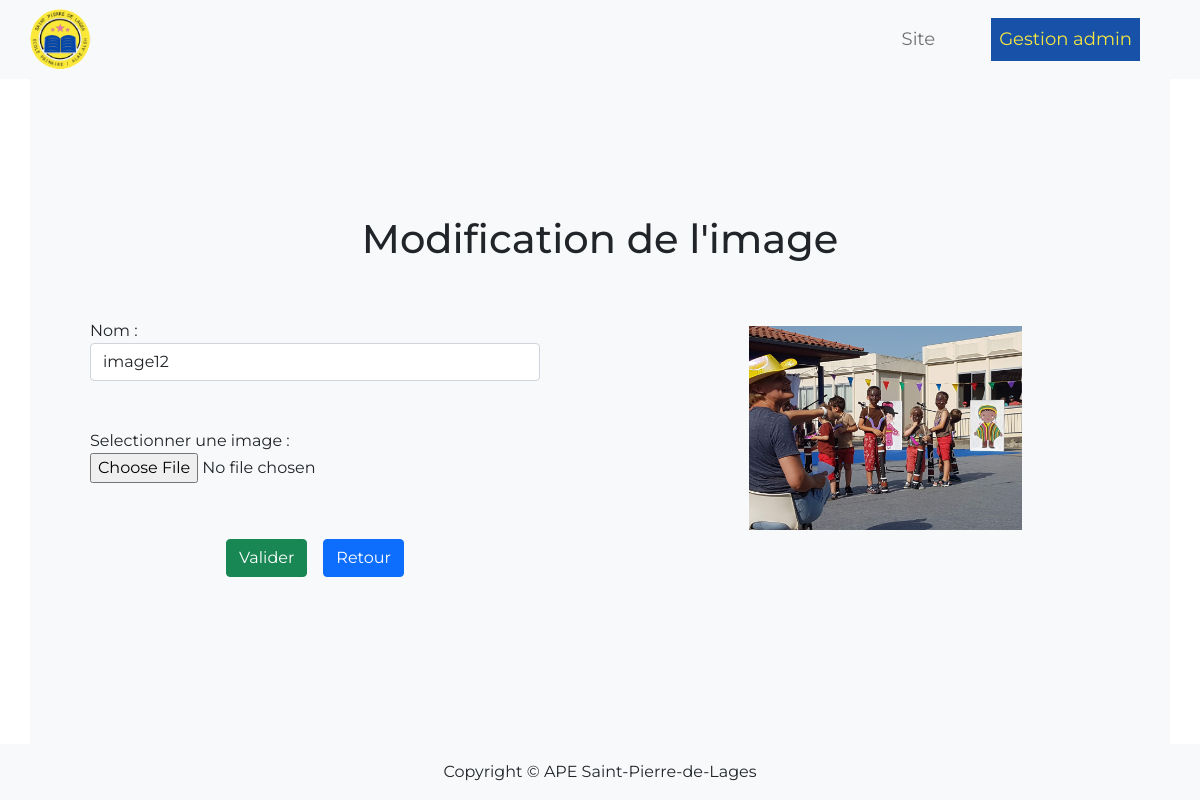
Page /admin/update_image_accueil.php?id=49 on the committed database.
### tables this page shows
CREATE TABLE `image_accueil` (
  `id` int(11) NOT NULL,
  `image` varchar(250) NOT NULL,
  `nom` varchar(250) NOT NULL
);

### admin/update_image_accueil.php (the view, shortened to what this page needs)
<?php
  if(!empty($_GET['id']))
  {
    $id = veryfInput ($_GET['id']);
  }
  $name =  $image = $nameError = $imageError = "";
  if (!empty ($_POST)) {
    $name             = veryfInput($_POST['name']);
    $image            = veryfInput($_FILES['image']['name']);
    $imagePath        = '../images/' . basename($image);
    $imageExtension   =  pathinfo($imagePath, PATHINFO_EXTENSION);
    $isSuccess        = true;
    if(empty($name))
    {
        $nameError = 'Ce champ ne peut pas être vide';
        $isSuccess = false;
    }
    if(empty($image))
    {
       $isImageUpdated = false;
    }
    else
    {
        $isImageUpdated = true;
        $isUploadSuccess = true;
        if($imageExtension != "jpg" && $imageExtension != "png" && $imageExtension != "jpeg" && $imageExtension != "gif" )
        {
            $imageError = "Les fichiers autorises sont: .jpg, .jpeg, .png, .gif";
            $isUploadSuccess = false;
        }
        if(file_exists($imagePath))
        {
            $imageError = "Le fichier existe deja";
            $isUploadSuccess = false;
        }
        if($_FILES["image"]["size"] > 5000000)
        {
            $imageError = "Le fichier ne doit pas depasser les 500KB";
            $isUploadSuccess = false;
        }
        if($isUploadSuccess)
        {
            if(!move_uploaded_file($_FILES["image"]["tmp_name"], $imagePath))
            {
                $imageError = "Il y a eu une erreur lors de l'upload";
                $isUploadSuccess = false;
            }
        }
    }
    if (($isSuccess && $isImageUpdated && $isUploadSuccess) || ($isSuccess && !$isImageUpdated))
    {
      $db = Database::connect();
      if($isImageUpdated)
      {
          $statement = $db->prepare("UPDATE image_accueil  set nom = ?, image = ? WHERE id = ?");
          $statement->execute(array($name,$image,$id));
      }
      else
      {
          $statement = $db->prepare("UPDATE image_accueil  set nom = ? WHERE id = ?");
          $statement->execute(array($name,$id));
      }
      Database::disconnect();
      header("Location: connect.php");
    }
    else if($isImageUpdated && !$isUploadSuccess)
    {
        $db = Database::connect();
        $statement = $db->prepare("SELECT * FROM image_accueil where id = ?");
        $statement->execute(array($id));
        $data = $statement->fetch();
        $image = $data['image'];
        Database::disconnect();
    }
  }
  else
  {
    $db = Database::connect();
    $statement = $db->prepare("SELECT * FROM image_accueil where id = ?");
    $statement->execute(array($id));
    $data = $statement->fetch();
    $name  = $data['nom'];
    $image = $data['image'];
  }
  function veryfInput ($var) {
    $var = trim($var);
    $var = stripslashes($var);
    $var = htmlspecialchars($var);
    return $var;
  }
?>
<!DOCTYPE html>
<html lang="fr">
    <head>
        <link
          href="https://cdn.jsdelivr.net/npm/bootstrap@5.0.1/dist/css/bootstrap.min.css"
          rel="stylesheet"
        />
        <link
          rel="stylesheet"
          href="https://cdn.jsdelivr.net/npm/bootstrap-icons@1.5.0/font/bootstrap-icons.css"
        />
        <link rel="stylesheet" href="../style.css" />
    </head>
    <body>
        <header class="">
            <nav class="navbar navbar-expand-lg navbar-light bg-light fixed-top ">
                <div class="container-fluid">
                    <a href="#">
                        <img class="img img-fluid w-75 ps-3" src="../images/logo.png" alt="logo">
                    </a>
                    <div class="collapse navbar-collapse lg-d-flex bg-light justify-content-end " id="navbarSupportedContent">
                        <div >
                            <ul class="navbar-nav me-auto mb-2 mb-lg-0  ">
                            <li class="nav-item me-5">
                                    <a class="nav-link border-3" aria-current="page" href="../index.php">Site</a>
                                </li>
                                <li class="nav-item me-5">
                                    <a class="nav-link active" aria-current="page" href="index.php">Gestion admin</a>
                                </li>
                            </ul>
                        </div>
                    </div>
                </div>
                </nav>
        </header>
        <div class="container bg-light d-flex flex-column justify-content-center align-items-center" style="height: 800px">
            <h1>Modification de l'image </h1>
            <div class="row">
                <div class="col-6">
                <form action="<?php echo 'update_image_accueil.php?id='.$id;?>" method="post" class="form" role="form" enctype="multipart/form-data">
                <div class="form-group m-5">
                  <label for="name">Nom :</label>
                  <input type="text" class="form-control" id="name" name="name" placeholder="Nom" value="<?php echo $name; ?>">
                </div>
                <div class="form-group m-5">
                  <label for="image">Selectionner une image :</label>
                  <input type="file" id="image" name="image">
                </div>
              <div class='form-action mt-3 d-flex align-items-center justify-content-center'>
                <button type="submit" class="btn btn-success m-2" >Valider</button>
                <a href="connect.php" class="btn btn-primary m-2" >Retour</a>
              </div>
              </form>
                </div>
                <div class="col-6 d-flex justify-content-center align-items-center">
                    <img src="../images/<?php echo $image;?>" alt="... " class="w-50">
                </div>
            </div>
        </div>
        <footer class="container-fluid d-flex justify-content-evenly pt-3 bg-light fixed-bottom">
        <p>Copyright © APE Saint-Pierre-de-Lages</p>
    </footer>
</body>
</html>

### style.css (style rules this page uses)
* { margin: 0; padding: 0; box-sizing: border-box; font-family: "Montserrat", sans-serif; }
:root { --bleu: #1752a8; --jaune: #f6e542; }
.nav-link { font-size: 18px; }
nav .active { background: var(--bleu); color: var(--jaune) !important; }
img { margin: auto; }

### rows in the picture
image_accueil: name "image12", image (picture)
